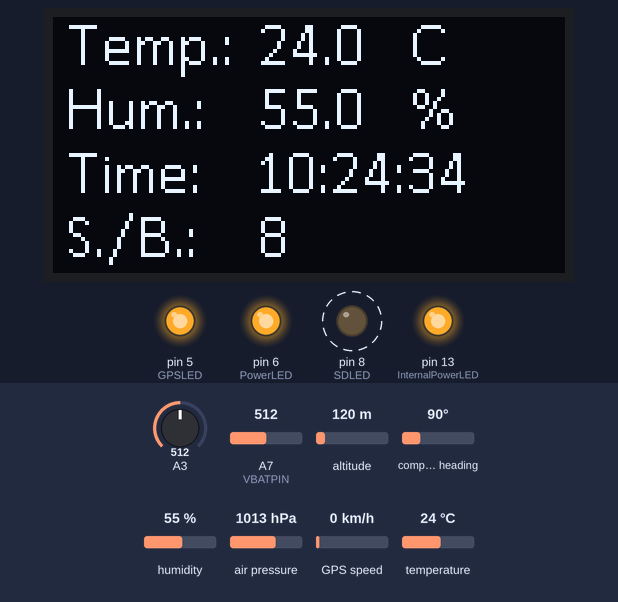
Simulated run of this sketch. Board: Arduino Mega 2560, built with avr-gcc and run on an emulated ATmega2560. Shown: 128×64 one-colour display, output pins drawn as LEDs (lit = HIGH). Dashed ring = blinking. The inputs (shaded band) are chosen by the test bench; at power-on: humidity 55 %, temperature 24 °C, A7 (VBATPIN) = 512, A3 = 512, altitude 120 m, compass heading 90°, air pressure 1013 hPa, GPS speed 0 km/h. Storage starts empty; the GPS gets a fix after 3 s at 37.7749, -122.4194 with 8 satellites.

Above: at 5.9 s.
6.0 s: humidity set to 22 %
At 7.6 s:
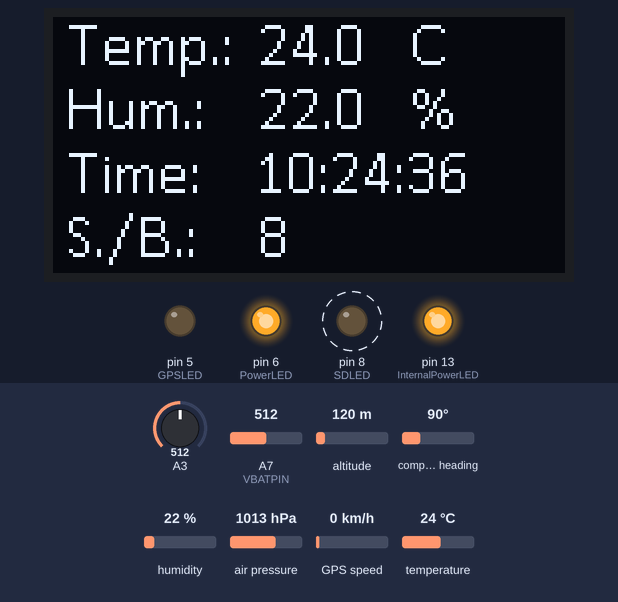
10.5 s: temperature set to 12 °C
At 11.9 s:
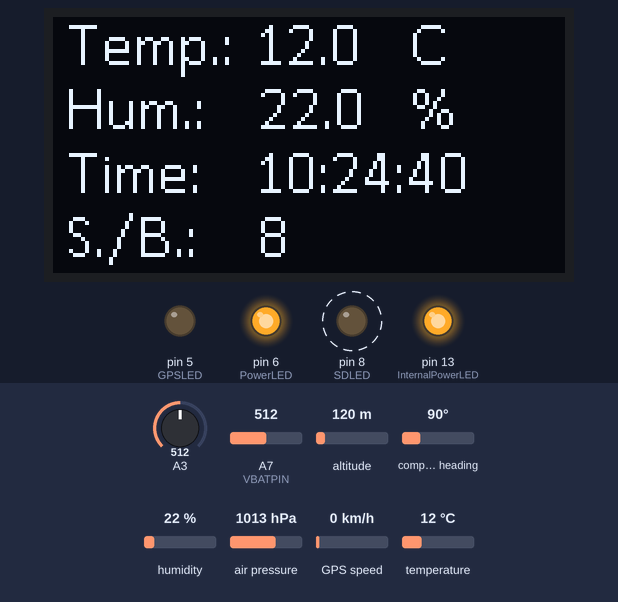
14.1 s: humidity set to 40 %
At 15.0 s:
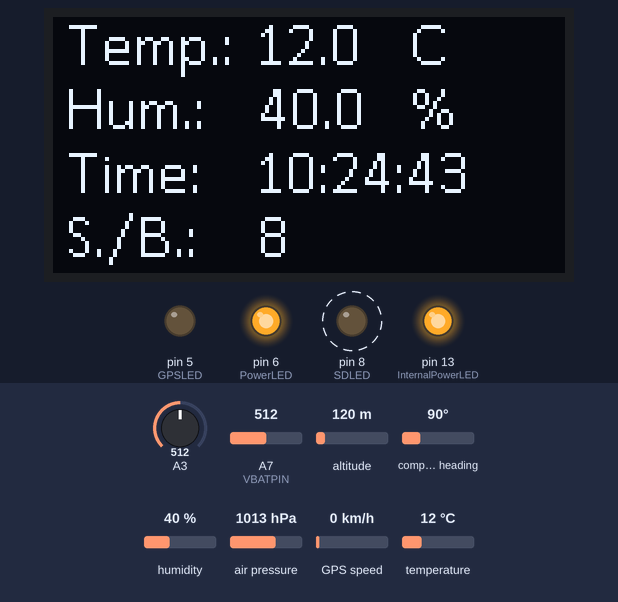
17.8 s: A7 (VBATPIN) set to 484
At 22.4 s:
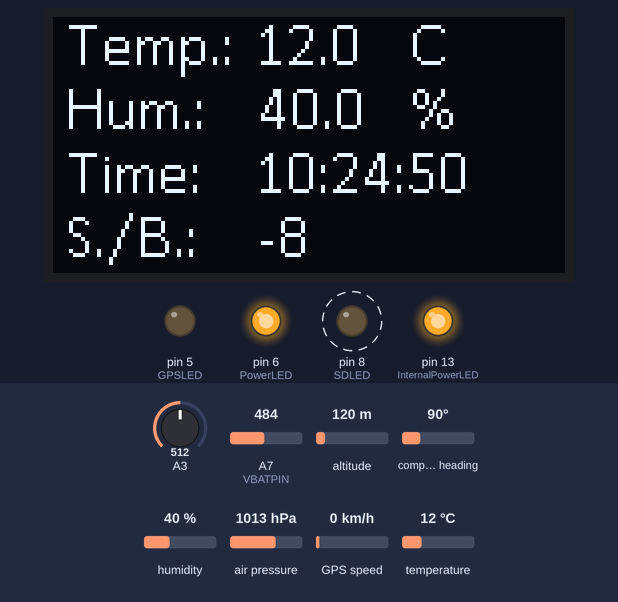
24.0 s: A7 (VBATPIN) set to 306
At 28.5 s:
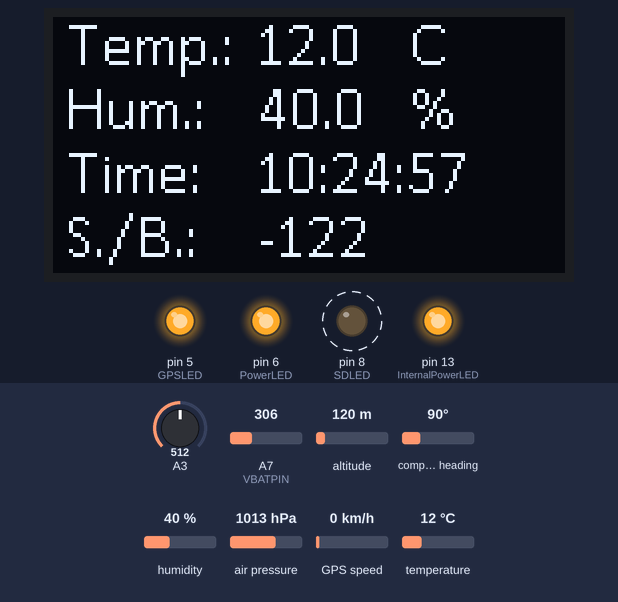
28.8 s: A7 (VBATPIN) set to 90
At 30.2 s:
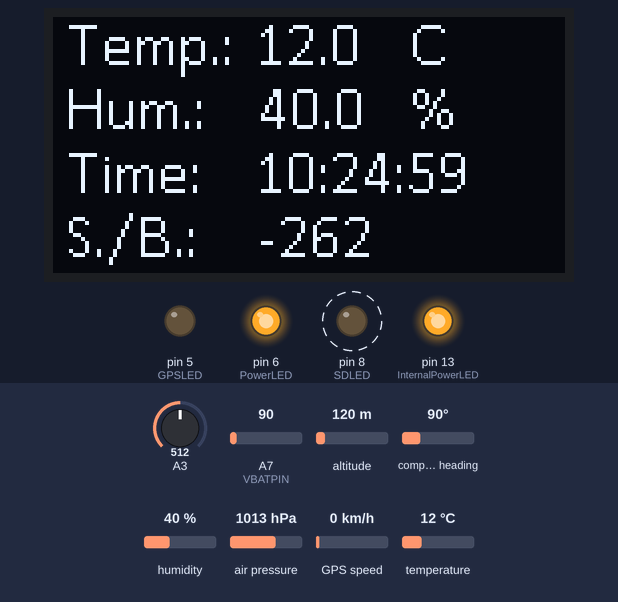
Timing chart, 0 to 33.4 s (numbered marks = the images above; inputs shaded):
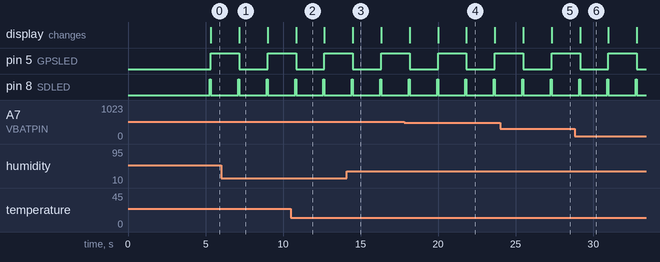

The sketch:

adaloggerV1_tinyBox.ino
```cpp
// (licence header left out)
#include <SPI.h>
#include <SD.h>
#include <TinyGPS++.h>
#include <Wire.h>
#include <Adafruit_Sensor.h>
#include <Adafruit_BME280.h>
#include <SSD1306AsciiWire.h>

//#define ENLOG

int definedDelay = 16;          //set Delay between measurements
byte sdWriteDelayCounter = 0;  //delay counter

// Set the pins used
#define cardSelect 4
#define PowerLED 6
#define InternalPowerLED 13
#define SDLED 8
#define GPSLED 5
#define VBATPIN A7

File logfile;

bool blinkState = false;
bool displayState = false;
byte failflag = 0;

static const uint32_t GPSBaud = 9600;
int firstlock = 0;
double START_LAT = 0;
double START_LON = 0;
double distanceToStart = 0;
char filename[15];
float measuredvbat;
long count = 0;

// Create a TinyGPS++ object
TinyGPSPlus gps;

// Create a BME280 object
Adafruit_BME280 bme;

// Create a OLED object
SSD1306AsciiWire oled;

uint8_t col0 = 0;  // First value column
uint8_t col1 = 0;  // Last value column.
uint8_t rows;      // Rows per line.

const char* label[] = { " Temp.:", " Hum.:", " Time:", " S./B.:" };
const char* units[] = { "C", "%", " ", " " };

uint8_t ClearConfig[] = { 0xB5, 0x62, 0x06, 0x09, 0x0D, 0x00, 0xFF, 0xFF, 0x00, 0x00, 0x00, 0x00, 0x00, 0x00, 0xFF, 0xFF, 0x00, 0x00, 0x01, 0x19, 0x98 };
uint8_t SetPSM[] = { 0xB5, 0x62, 0x06, 0x11, 0x02, 0x00, 0x08, 0x01, 0x22, 0x92 };
uint8_t SetPlatform[] = { 0xB5, 0x62, 0x06, 0x24, 0x24, 0x00, 0xFF, 0xFF, 0x07, 0x03, 0x00, 0x00, 0x00, 0x00, 0x10, 0x27, 0x00, 0x00, 0x05, 0x00, 0xFA, 0x00, 0xFA, 0x00, 0x64, 0x00, 0x2C, 0x01, 0x00, 0x00, 0x00, 0x00, 0x10, 0x27, 0x00, 0x00, 0x00, 0x00, 0x00, 0x00, 0x00, 0x00, 0x4E, 0xFD };
uint8_t SaveConfig[] = { 0xB5, 0x62, 0x06, 0x09, 0x0D, 0x00, 0x00, 0x00, 0x00, 0x00, 0xFF, 0xFF, 0x00, 0x00, 0x00, 0x00, 0x00, 0x00, 0x03, 0x1D, 0xAB };


void setup() {
  Wire.begin();
#ifdef ENLOG
  Serial.begin(115200);

  Serial.println("\r\nAdalog logger test");
  Serial.println("BME280 Adalogger By Tim Schumann");
  Serial.println();
#endif
  pinMode(A3, INPUT);
  pinMode(InternalPowerLED, OUTPUT);
  pinMode(SDLED, OUTPUT);
  pinMode(GPSLED, OUTPUT);
  pinMode(PowerLED, OUTPUT);
  digitalWrite(InternalPowerLED, HIGH);
  digitalWrite(PowerLED, HIGH);

  //start GPS
  Serial1.begin(GPSBaud);


  //start OLED
  oled.begin(&Adafruit128x64, 0x3C);
  oled.setFont(Callibri15);
  oled.setLetterSpacing(2);
  oled.clear();

  // Setup form and find longest label.
  for (uint8_t i = 0; i < 4; i++) {
    oled.println(label[i]);
    uint8_t w = oled.strWidth(label[i]);
    col0 = col0 < w ? w : col0;
  }
  // Six pixels after label.
  col0 += 6;
  // Allow two or more pixels after value.
  col1 = col0 + oled.strWidth("99.99") + 2;
  // Line height in rows.
  rows = oled.fontRows();
  // Print units.
  for (uint8_t i = 0; i < 4; i++) {
    oled.setCursor(col1 + 1, i * rows);
    oled.print(units[i]);
  }

  // see if the card is present and can be initialized:
  if (!SD.begin(cardSelect)) {
#ifdef ENLOG
    Serial.println("Card init. failed!");
#endif
    error(2);
  }
  strcpy(filename, "/ADALOG00.CSV");
  for (uint8_t i = 0; i < 100; i++) {
    filename[7] = '0' + i / 10;
    filename[8] = '0' + i % 10;
    // create if does not exist, do not open existing, write, sync after write
    if (!SD.exists(filename)) {
      break;
    }
  }

  logfile = SD.open(filename, FILE_WRITE);
  logfile.println("Name: AdaloggerV1, HW Version: 1.0, SW Version: 1.6, reduced Resolution by Tim Schumann");
  logfile.println("#, CPU time in ms, hh:mm:ss(UTC), date, temp, press, hum, gas, lat, lng, alt, speed, course, distanceToStart, satellites, batteryVoltage");
  if (!logfile) {
#ifdef ENLOG
    Serial.print("Couldnt create ");
    Serial.println(filename);
#endif
    error(3);
  }
#ifdef ENLOG
  Serial.print("Writing to: ");
  Serial.println(filename);
  Serial.println("Name: AdaloggerV1, HW Version: 1.0, SW Version: 1.4, reduced Resolution");
  Serial.println("#, CPU time in ms, hh:mm:ss(UTC), date, temp, press, hum, gas, lat, lng, alt, speed, course, distanceToStart, satellites, batteryVoltage");
#endif
  logfile.close();

  unsigned status;
  status = bme.begin(0x76, &Wire);
  if (!status) {
    error(5);
  }
  delay(200);

  sendUBX(ClearConfig, sizeof(ClearConfig) / sizeof(uint8_t));

  delay(2000);

  sendUBX(SetPlatform, sizeof(SetPlatform) / sizeof(uint8_t));
  sendUBX(SaveConfig, sizeof(SaveConfig) / sizeof(uint8_t));
  delay(200);
}

void loop() {
  // Dispatch incoming characters
  while (Serial1.available() > 0)
    gps.encode(Serial1.read());

  if (sdWriteDelayCounter > definedDelay) {
    sdwrite();
    sdWriteDelayCounter = 0;
  }


  if (firstlock == 0 && gps.satellites.value() > 4) {
    sendUBX(SetPSM, sizeof(SetPSM) / sizeof(uint8_t));
    firstlock = 1;
#ifdef ENLOG
    Serial.println("PowerMode Changed");
#endif
    delay(1000);
    START_LAT = gps.location.lat();
    START_LON = gps.location.lng();
  }
  sdWriteDelayCounter++;
  delay(100);
}

//---------write data to sd-----------
void sdwrite() {
  measuredvbat = analogRead(VBATPIN);
  measuredvbat *= 2;    // we divided by 2, so multiply back
  measuredvbat *= 3.3;  // Multiply by 3.3V, our reference voltage
  int voltageMapped = map(measuredvbat, 3277, 4301, 0, 100);
  measuredvbat /= 1024;  // convert to voltage

  logfile = SD.open(filename, FILE_WRITE);
  if (logfile) {
    digitalWrite(8, HIGH);
    logfile.print(++count);
    logfile.print(", ");
    logfile.print(millis());
    logfile.print(", ");
    logfile.print(gps.time.hour());
    logfile.print(":");
    logfile.print(gps.time.minute());
    logfile.print(":");
    logfile.print(gps.time.second());
    logfile.print(", ");
    logfile.print(gps.date.day());
    logfile.print("/");
    logfile.print(gps.date.month());
    logfile.print("/");
    logfile.print(gps.date.year());
    logfile.print(", ");
    logfile.print(bme.readTemperature());
    logfile.print(", ");
    logfile.print(bme.readPressure() / 100.0F);
    logfile.print(", ");
    logfile.print(bme.readHumidity());
    logfile.print(", ");
    logfile.print(analogRead(A3));
    logfile.print(", ");
    logfile.print(String(gps.location.lat(), 6));
    logfile.print(", ");
    logfile.print(String(gps.location.lng(), 6));
    logfile.print(", ");
    logfile.print(gps.altitude.meters());
    logfile.print(", ");
    logfile.print(gps.speed.kmph());
    logfile.print(", ");
    logfile.print(gps.course.deg());
    logfile.print(", ");
    if (gps.location.isValid() && START_LAT != 0) {
      distanceToStart =
        TinyGPSPlus::distanceBetween(
          gps.location.lat(),
          gps.location.lng(),
          START_LAT,
          START_LON);
      logfile.print(distanceToStart, 6);
      logfile.print(", ");
    } else {
      logfile.print("0");
      logfile.print(", ");
    }
    logfile.print(gps.satellites.value());
    logfile.print(", ");
    logfile.println(measuredvbat);
    logfile.close();
  }

  if (count % 10 == 0) displayState = !displayState;

  clearValue(0);
  oled.print(bme.readTemperature(), 1);
  clearValue(rows);
  oled.print(bme.readHumidity(), 1);
  clearValue(2 * rows);
  oled.print(gps.time.hour());
  oled.print(":");
  oled.print(gps.time.minute());
  oled.print(":");
  oled.print(gps.time.second());
  clearValue(3 * rows);
  if (displayState)
    oled.print(voltageMapped);
  else
    oled.print(gps.satellites.value());

#ifdef ENLOG
  Serial.print(count);
  Serial.print(", ");
  Serial.print(millis());
  Serial.print(", ");
  Serial.print(gps.time.hour());
  Serial.print(":");
  Serial.print(gps.time.minute());
  Serial.print(":");
  Serial.print(gps.time.second());
  Serial.print(", ");
  Serial.print(gps.date.day());
  Serial.print("/");
  Serial.print(gps.date.month());
  Serial.print("/");
  Serial.print(gps.date.year());
  Serial.print(", ");
  Serial.print(bme.readTemperature());
  Serial.print(", ");
  Serial.print(bme.readPressure() / 100.0F);
  Serial.print(", ");
  Serial.print(bme.readHumidity());
  Serial.print(", ");
  Serial.print(analogRead(A3));
  Serial.print(", ");
  Serial.print(String(gps.location.lat(), 6));
  Serial.print(", ");
  Serial.print(String(gps.location.lng(), 6));
  Serial.print(", ");
  Serial.print(gps.altitude.meters());
  Serial.print(", ");
  Serial.print(gps.speed.kmph());
  Serial.print(", ");
  Serial.print(gps.course.deg());
  Serial.print(", ");
  Serial.print(distanceToStart, 6);
  Serial.print(", ");
  Serial.print(gps.satellites.value());
  Serial.print(", ");
  Serial.print(measuredvbat);
  Serial.print(", ");
  Serial.println(voltageMapped);
#endif

  digitalWrite(8, LOW);

  if (gps.altitude.meters()) {  // && bme.readTemperature() != 0) {
    blinkState = !blinkState;
    digitalWrite(GPSLED, blinkState);
  } else {
    digitalWrite(GPSLED, LOW);
  }
}

// Send a byte array of UBX protocol to the GPS
void sendUBX(uint8_t* MSG, uint8_t len) {
  for (int i = 0; i < len; i++) {
    Serial1.write(MSG[i]);
  }
  //Serial.println();
}


// blink out an error code
void error(uint8_t errno) {
  while (1) {
    uint8_t i;
    for (i = 0; i < errno; i++) {
      digitalWrite(PowerLED, HIGH);
      delay(100);
      digitalWrite(PowerLED, LOW);
      delay(100);
    }
    for (i = errno; i < 10; i++) {
      delay(200);
    }
  }
}

//------------------------------------------------------------------------------
void clearValue(uint8_t row) {
  oled.clear(col0, col1, row, row + rows - 1);
}


//end  
```

Measured:
- the behaviour switches between 495 and 494 on A7 (VBATPIN) (found by bisection; images 3 and 4)
- after the input at 17.8 s, the display: first differs from a run without the input after 4.0 s (image 4)
- by itself, pin 5 (GPSLED): alternates HIGH for 1.8 s and LOW for 1.8 s
- by itself, pin 8 (SDLED): alternates HIGH for 0.07 s and LOW for 1.8 s
- what the display in image 2 shows lasts 1.8 s, from 10.9 s to 12.7 s
